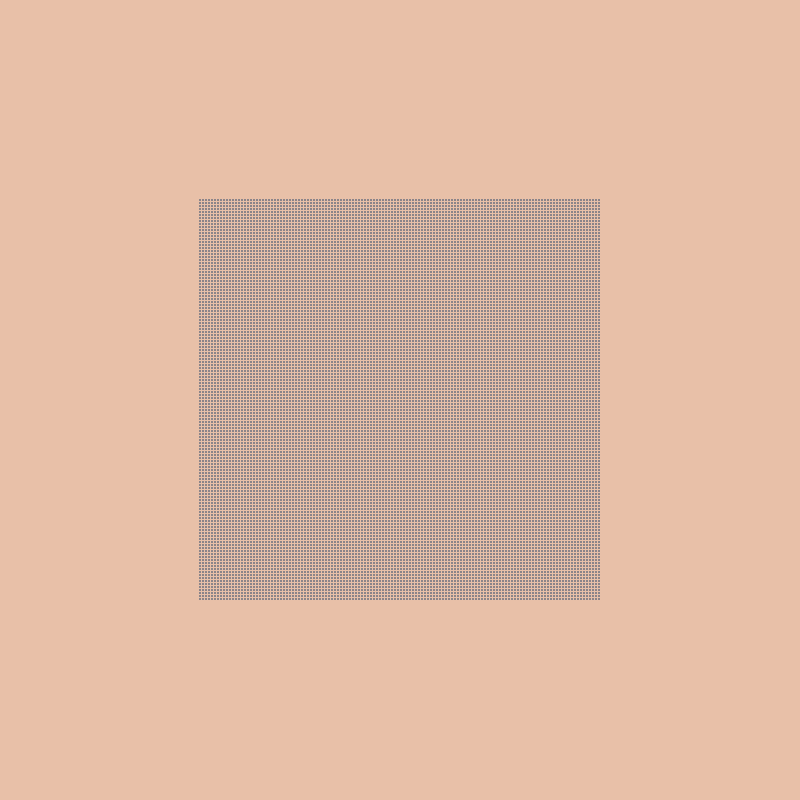
Frame 1 (no input)
Frame 60 (the mouse pressed at the canvas centre just before this capture): identical to frame 1, image omitted
Frame 120 (the mouse held since frame 60 and released just before this capture): identical to frame 1, image omitted

The Processing sketch that drew this single still picture (run headless with seeded random() and noise(); from frame 60 on, the mouse is pressed at the canvas centre):

// Processing sketch: Final_02
// ── Final_02.pde
//Isabel Chen: Creative Coding Final Project: due 17 December 2015 

/* This project will use the kinect for its interactivity.
  It will simulate disturbances in the human population and show how people remain united together*/

//REFERENCES
//https://processing.org/examples/simpleparticlesystem.html
//Dan Shiffman's YouTube videos
//https://www.processing.org/tutorials/2darray/

Dot[][] dots = new Dot[400][400]; //setting up the 2D array

void setup(){
  size(800, 800);
  for(int i = 0; i < 400; i++){
    for(int y = 0; y < 400; y++){
      dots[i][y] = new Dot(i + 200, y + 200, 10, 5);
    }
  }
} // void setup()

void draw(){
  background(232, 192, 168); 
 
 
  square();
  
  
  if(mousePressed){
    print("the mouse is at " + mouseX + ", " + mouseY + "!!! ");
  }
    
  
  
  
  //PSEUDOCODE
  //when mouse moves through the square, the particles break apart
    //should I use an array or for loop??
  //add functions that will track kinect movements and change the particles
  //add a function that will make the particles return to the original shape
  //think about what will happen over time, beyond just moving particles
  //keep it engaging and interesting
  
} //void draw()

void square(){ //put particles in a square
  float d;
  
  for(int i = 0; i < 400; i+= 3){
    for(int y = 0; y < 400; y+= 3){
       
      dots[i][y].display();
      //dots[i][y].moveAway();
      dots[i][y].update();
    }
  }
  
} //void square()
 
// ── Dot.pde
//Processing class reference: https://processing.org/reference/class.html
//Agent and Enemy example

class Dot{
  
  //GLOBAL VARIABLES
  int max;
  float xpos, ypos, maxSpeed, maxForce;
  PVector location, velocity, acceleration;
  
  //CONSTRUCTOR
  Dot(float x, float y, float _maxSpeed, float _maxForce){
    ypos = y;
    xpos = x;
    location = new PVector(x, y);
    velocity = new PVector(0, 0);
    acceleration = new PVector(0, 0);
    
    maxSpeed = _maxSpeed;
    maxForce = _maxForce;
    max = 10;
  } //Dot()
  
  //FUNCTIONS
  void update() {
    velocity.add(acceleration);
    velocity.limit(max);
    location.add(velocity);
    acceleration.mult(0);

  
  } //void update()

 
  void display() {
  
      noStroke();
      fill(111, 114, 127);
      ellipse(xpos, ypos, 2, 2);
      
  } //void display()
  
  void moveAway(){ // if the cursor touches the dots, moves away
    PVector target = new PVector(mouseX, mouseY);
    PVector desired = PVector.sub(target, location);
    float d = desired.mag();
    if (d < 100){
      float m = map(d, 0, 100, 0, maxSpeed);
      desired.setMag(m);
    } else {
      desired.setMag(maxSpeed);
    }
    
    PVector steer = PVector.sub(desired, velocity);
    steer.limit(maxForce);
    acceleration.add(steer);
    
  
    
    
  } //void moveAway()
  
  void moveBack(){
    
  } //void moveBack()
  
  
} //class Dot
